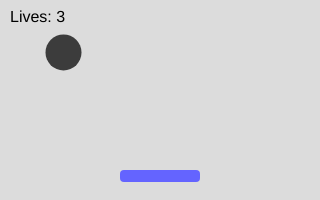
Frame 1 (no input)
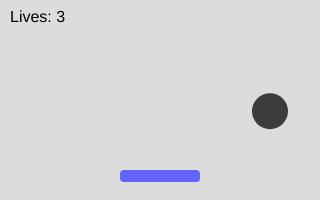
Frame 60 (no input)
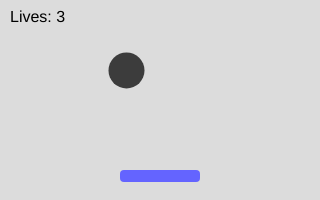
Frame 120 (the mouse pressed at the canvas centre since frame 60)

The p5.js sketch that drew these frames (run headless with seeded random() and noise() and a simulated clock; from frame 60 on, the mouse is pressed at the canvas centre):

// p5.js sketch
// ── sketch.js
let ball = {
    x: 60,
    y: 50,
    vx: 3.5,
    vy: 2.4,
    diameter: 36
}

let paddle = {
    x: 160,
    width: 80,
    height: 12,
    speed: 5
};

let counter = 0;
let lives = 3;

function setup() {
    createCanvas(320, 200);
    noStroke();
    fill(60);
}

function drawInfo() {
    fill(0);
    textSize(16);
    textAlign(LEFT, TOP);
    text("Lives: " + lives, 10, 10);
}

function draw() {
    background(220);
    drawInfo();

    ball.x += ball.vx;
    ball.y += ball.vy;

    if (keyIsDown(LEFT_ARROW)) {
        paddle.x -= paddle.speed;
    }

    if (keyIsDown(RIGHT_ARROW)) {
        paddle.x += paddle.speed;
    }

    paddle.x = constrain(
        paddle.x,
        paddle.width / 2,
        width - paddle.width / 2
    );

    bounceBall(ball, paddle);

    let radius = ball.diameter / 2;

    if (ball.x + radius > width || ball.x - radius < 0) {
        ball.vx = -ball.vx;
    }

    if ( ball.y - radius < 0) {
        ball.vy = -ball.vy;
    }

    if(ball.y - radius > height) {
        lives--;
        if (lives <= 0) {
            gameOver();
        } else {
            resetBall();
        }
    }

    fill(60);
    circle(ball.x, ball.y, ball.diameter);

    fill(100, 100, 255);

    rect(
        paddle.x - paddle.width / 2,
        height - 30,
        paddle.width,
        paddle.height,
        4
    );
}

function bounceBall(ball, paddle) {
    let paddleY = height - 30;

    if (
        ball.y + ball.diameter / 2 >= paddleY &&
        ball.y - ball.diameter / 2 <= paddleY + paddle.height &&
        ball.x + ball.diameter / 2 >= paddle.x - paddle.width / 2 &&
        ball.x - ball.diameter / 2 <= paddle.x + paddle.width / 2 &&
        ball.vy > 0
    ) {

        ball.y = paddleY - ball.diameter / 2;

        ball.vy = -ball.vy;
    }
}

function resetBall() {
    ball.x = 60;
    ball.y = 50;
    ball.vx = 3.5;
    ball.vy = 2.4;
}


function gameOver() {
    fill(0);
    textSize(32);
    textAlign(CENTER, CENTER);
    text("Game Over", width / 2, height / 2);
    noLoop();

    resetGame();
}

function resetGame() {
    fill(0);
    textSize(32);
    textAlign(CENTER, CENTER);
    text("Click to restart", width / 2, height / 2 + 40);
    ball.x = width / 2;
    ball.y = 50;
    ball.vx = 3.5;
    ball.vy = 2.4;
    lives = 3;
}

function mousePressed() {
    draw();
    loop();
}
